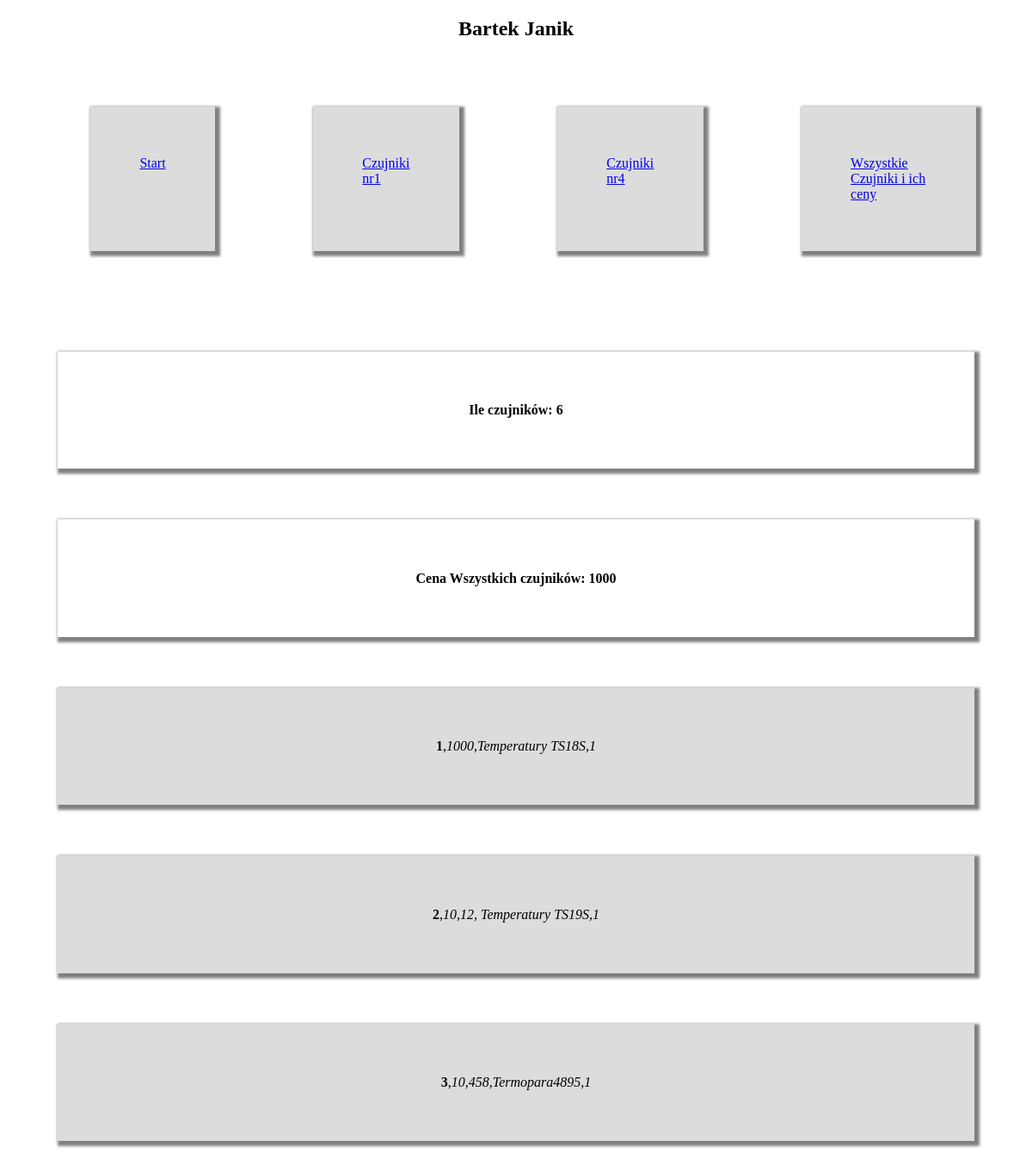
Screenshot of /nr1.php with the database file from the repository.
### tables this page shows
CREATE TABLE `czujniki` (
  `ID` int(2) DEFAULT NULL,
  `CENACZUJNIKA` varchar(6) DEFAULT NULL,
  `NAZWA` varchar(18) DEFAULT NULL,
  `KATEGORIA` int(1) DEFAULT NULL
);

### nr1.php (the view, shortened to what this page needs)
<?php include_once("connect.php");?>
<!DOCTYPE html>
<html lang="pl">
<head>
    <link rel="stylesheet" href="style.css">
</head>
    <body>
        <nav>
            <h2>Bartek Janik</h2>
            <ul>
                <li><a href="index.php">Start</a></li>
                <li><a href="nr1.php">Czujniki nr1</a></li>
                <li><a href="nr4.php">Czujniki nr4</a></li>
                <li><a href="all_czujnikow.php">Wszystkie Czujniki i ich ceny</a></li>
            </ul>
        </nav>
        <div class="counter">
        <?php
            $counter_records = $conn->query("SELECT SUM(czujniki.ID) as 'ile' FROM czujniki WHERE KATEGORIA = 1;" );
            list($ile)=mysqli_fetch_row($counter_records);
            echo "<h4>Ile czujników: $ile</h4>";
        ?>
        </div>
        <div class="najdroższe">
        <?php
            $counter_records = $conn->query("SELECT MAX(czujniki.CENACZUJNIKA) as 'najdroższe' FROM czujniki WHERE KATEGORIA = 1;" );
            list($najdroższe)=mysqli_fetch_row($counter_records);
            echo "<h4>Cena Wszystkich czujników: $najdroższe</h4>";
        ?>
        </div>
        <div class="nr1">
            <?php
                $all_records = $conn->query("SELECT czujniki.ID,czujniki.CENACZUJNIKA,czujniki.NAZWA,czujniki.KATEGORIA FROM czujniki WHERE KATEGORIA = 1" );
                while(list($ID,$CENACZUJNIKA,$NAZWA,$KATEGORIA)=mysqli_fetch_row($all_records)){
                    echo("<li><b>$ID</b>,<i>$CENACZUJNIKA,$NAZWA,$KATEGORIA</i></li>");
                }
            ?>
        </div>
    </body>
</html>

### style.css (style rules this page uses)
h2 { justify-content: center; display: flex; }
ul { justify-content: center; display: flex; }
li { background-color: gainsboro; padding: 5%; margin: 5%; box-shadow: 3px 3px 3px 3px gray; justify-content: center; display: flex; }
h4 { padding: 5%; margin: 5%; box-shadow: 3px 3px 3px 3px gray; justify-content: center; display: flex; }

### rows the page displays
czujniki: ID "1", CENACZUJNIKA "1000", NAZWA "Temperatury TS18S", KATEGORIA "1"
czujniki: ID "2", CENACZUJNIKA "10,12", NAZWA "Temperatury TS19S", KATEGORIA "1"
czujniki: ID "3", CENACZUJNIKA "10,458", NAZWA "Termopara4895", KATEGORIA "1"

### other values shown
$ile "6"
$najdroższe "1000"
